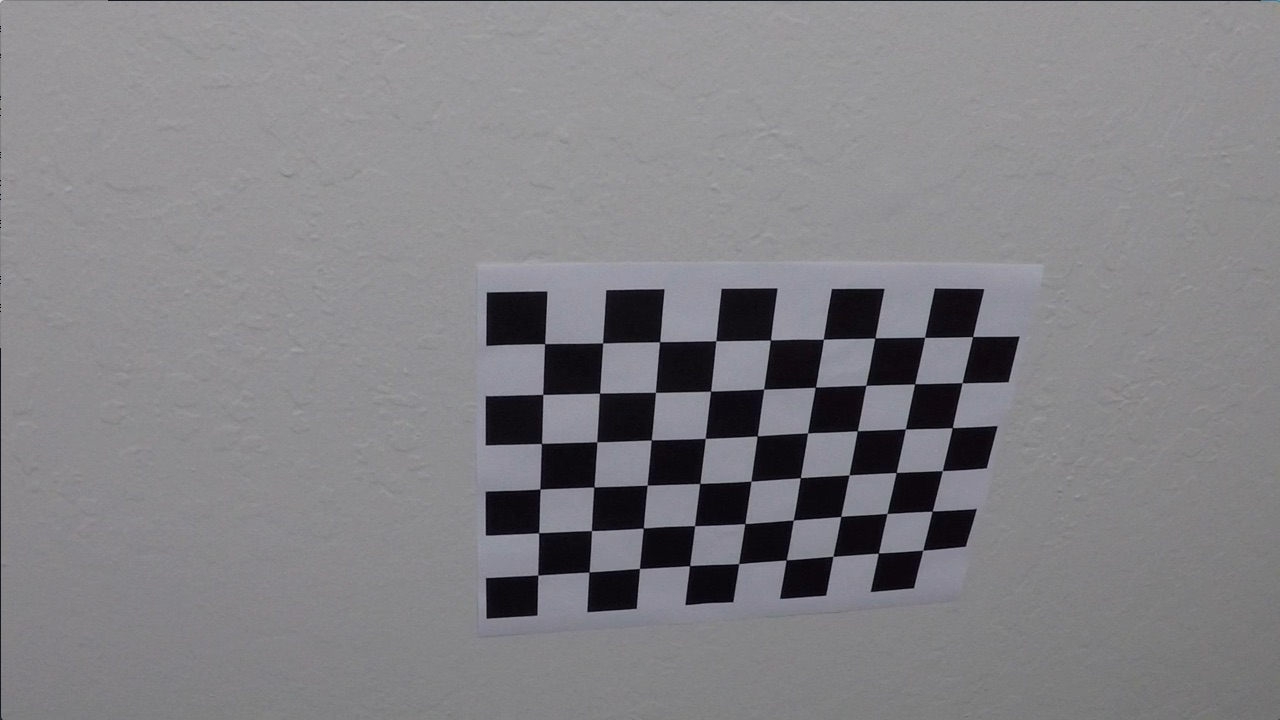
#> input picture Sensor/camera_cal/calibration10.jpg, 1280 x 720 px; its folder holds only this picture in this run
$ jupyter execute --allow-errors p3_avanced_lanes_detector.ipynb   (shell and % lines are left out)   (older library calls are emulated)
#> lines starting #> are read from the running program, lines starting #| are printed output that depends on the picture; after the words box and inside, x2 and y2 are one past the last pixel; in counts of white or black regions, pixels touching at a corner belong together
[cell 1]
import numpy as np
import cv2
import glob
import matplotlib.pyplot as plt
from moviepy.editor import VideoFileClip
from IPython.display import HTML
import matplotlib.pyplot as plt

[cell 2]
def calibrate_camera():
    nx, ny = 9, 6
    objp = np.zeros((nx*ny, 3), np.float32)
    objp[:,:2] = np.mgrid[0:nx, 0:ny].T.reshape(-1,2)
    objpoints = []
    imgpoints = []
    images = glob.glob('camera_cal/calibration*.jpg')

    for idx, fname in enumerate(images):
        img = cv2.imread(fname)
#> img is the input picture: shape (720, 1280, 3); mean B, G, R 133.1, 129.4, 130.2
        gray = cv2.cvtColor(img, cv2.COLOR_BGR2GRAY)
        ret, corners = cv2.findChessboardCorners(gray, (nx,ny), None)
#> ret = True; corners = 54 rows, first 8: [545.3, 343.1], [602.7, 342.8], [660.1, 341.3], [715.8, 340.7], [770.6, 340], [823.5, 339.2], [874.3, 338.5], [925.1, 337.4]
        if ret == True:
            objpoints.append(objp)
            imgpoints.append(corners)
    img_size = (img.shape[1], img.shape[0])
#> img_size = (1280, 720)
    ret, mtx, dist, rvecs, tvecs = cv2.calibrateCamera(objpoints, imgpoints, img_size, None, None)
#> ret = 0.68; mtx = [[1143.7, 0, 681.7], [0, 1109.2, 367.7], [0, 0, 1]]; dist = [[-0.515, 2.99, -0.00876, 0.00937, 1.41]]; rvecs = ([0.451, -0.252, 0.0361],); tvecs = ([-2.31, -0.422, 19.12],)
    return mtx, dist

def undistort(img, mtx, dist):
    img_undistorted = cv2.undistort(img, mtx, dist, None, mtx)
    return img_undistorted

mtx, dist = calibrate_camera()
#> dist = [[-0.515, 2.99, -0.00876, 0.00937, 1.41]]

[cell 3]
def show_two_images(img1, img2, title1, title2):
    cmap = None if len(img1.shape) == 3 else 'gray'
    f, (ax1, ax2) = plt.subplots(1, 2, figsize=(20,10))
    ax1.imshow(img1, cmap=cmap)
    ax1.set_title(title1, fontsize=30)
    ax2.imshow(img2, cmap=cmap)
    ax2.set_title(title2, fontsize=30)

img = cv2.imread('camera_cal/calibration1.jpg')


#> (the rest of this cell did not finish here and is left out)

[cell 4]
img_file = 'test_images/test4.jpg'
test_image = cv2.imread(img_file)
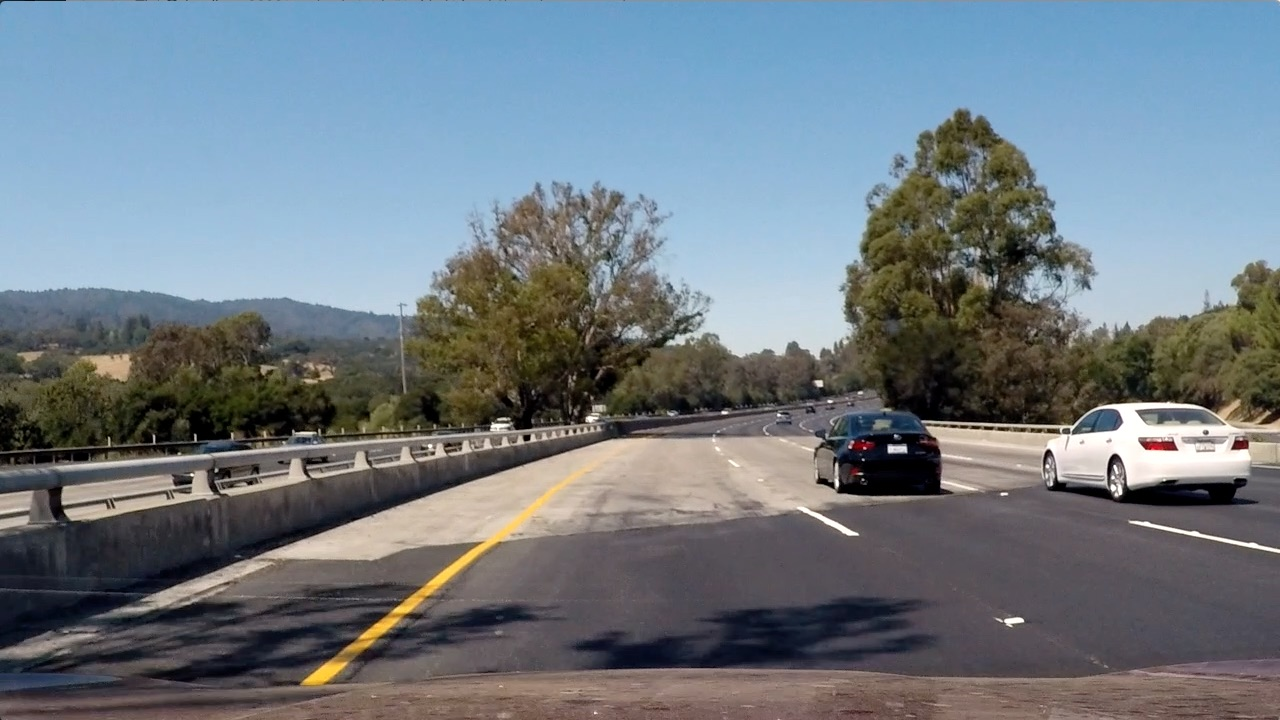
#> input picture Sensor/test_images/test4.jpg, 1280 x 720 px
#> test_image is the input picture: shape (720, 1280, 3); mean B, G, R 130.9, 122.7, 112.2
test_image = cv2.cvtColor(test_image, cv2.COLOR_BGR2RGB)
undist_ti = undistort(test_image, mtx, dist)
show_two_images(test_image, undist_ti, 'Original', 'Undistorted')
#> (the call stopped at in show_two_images, `f, (ax1, ax2) = plt.subplots(1, 2, figsize=(20,10))`: IPython is not available in this run)

[cell 5]
def abs_sobel_thresh(img, orient='x', thresh_min=0, thresh_max=255):
#> called with orient = 'x', thresh_min = 30, thresh_max = 100
    gray = cv2.cvtColor(img, cv2.COLOR_RGB2GRAY)
    if orient == 'x':
        abs_sobel = np.absolute(cv2.Sobel(gray, cv2.CV_64F, 1, 0))
    if orient == 'y':
        abs_sobel = np.absolute(cv2.Sobel(gray, cv2.CV_64F, 0, 1))
    scaled_sobel = np.uint8(255*abs_sobel/np.max(abs_sobel))
    binary_output = np.zeros_like(scaled_sobel)
    binary_output[(scaled_sobel >= thresh_min) & (scaled_sobel <= thresh_max)] = 1
    return binary_output

grad_binary_x_ti = abs_sobel_thresh(undist_ti, orient='x', thresh_min=30, thresh_max=100)
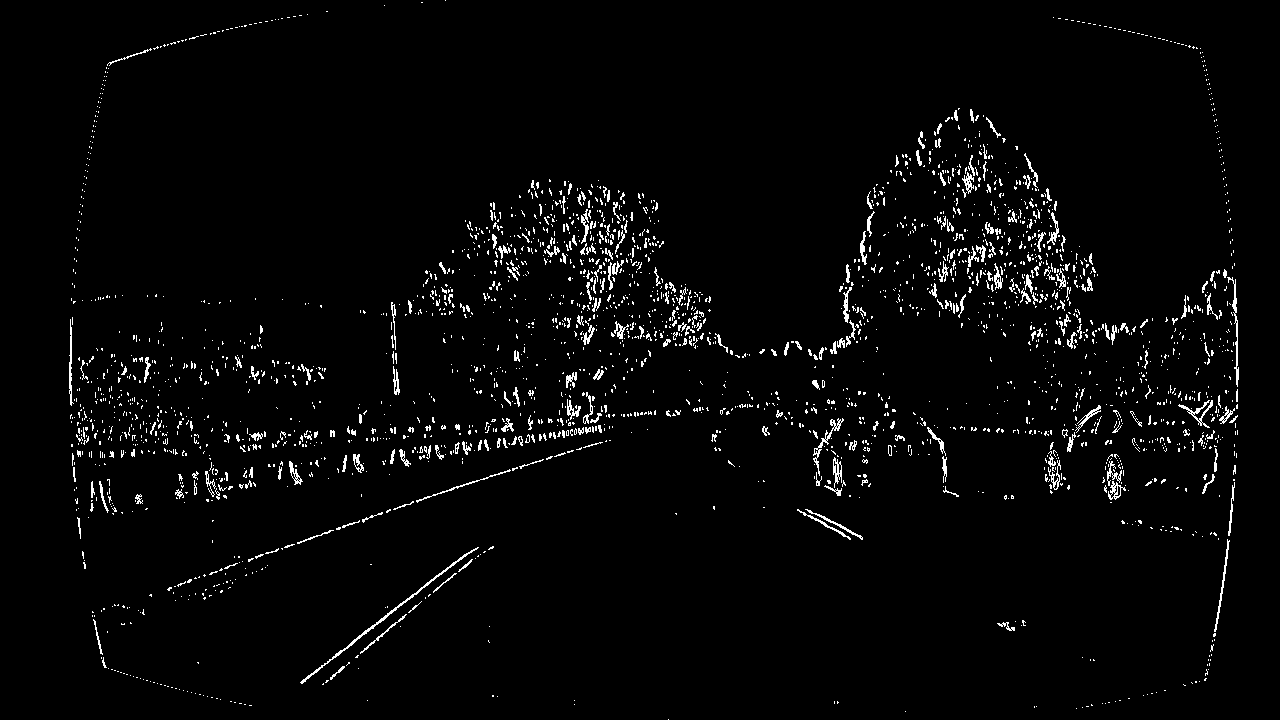
#> grad_binary_x_ti: shape (720, 1280); values 0 (black) and 1 (white), 2.7% white in thin lines or dots
plt.imshow(grad_binary_x_ti, cmap='gray')
#> (this line was passed over: IPython is not available in this run)

[cell 6]
def mag_thresh(img, sobel_kernel=3, mag_thresh=(0, 255)):
#> called with sobel_kernel = 3, mag_thresh = (50, 200)
    gray = cv2.cvtColor(img, cv2.COLOR_RGB2GRAY)
    sobelx = cv2.Sobel(gray, cv2.CV_64F, 1, 0, ksize=sobel_kernel)
    sobely = cv2.Sobel(gray, cv2.CV_64F, 0, 1, ksize=sobel_kernel)
    gradmag = np.sqrt(sobelx**2 + sobely**2)
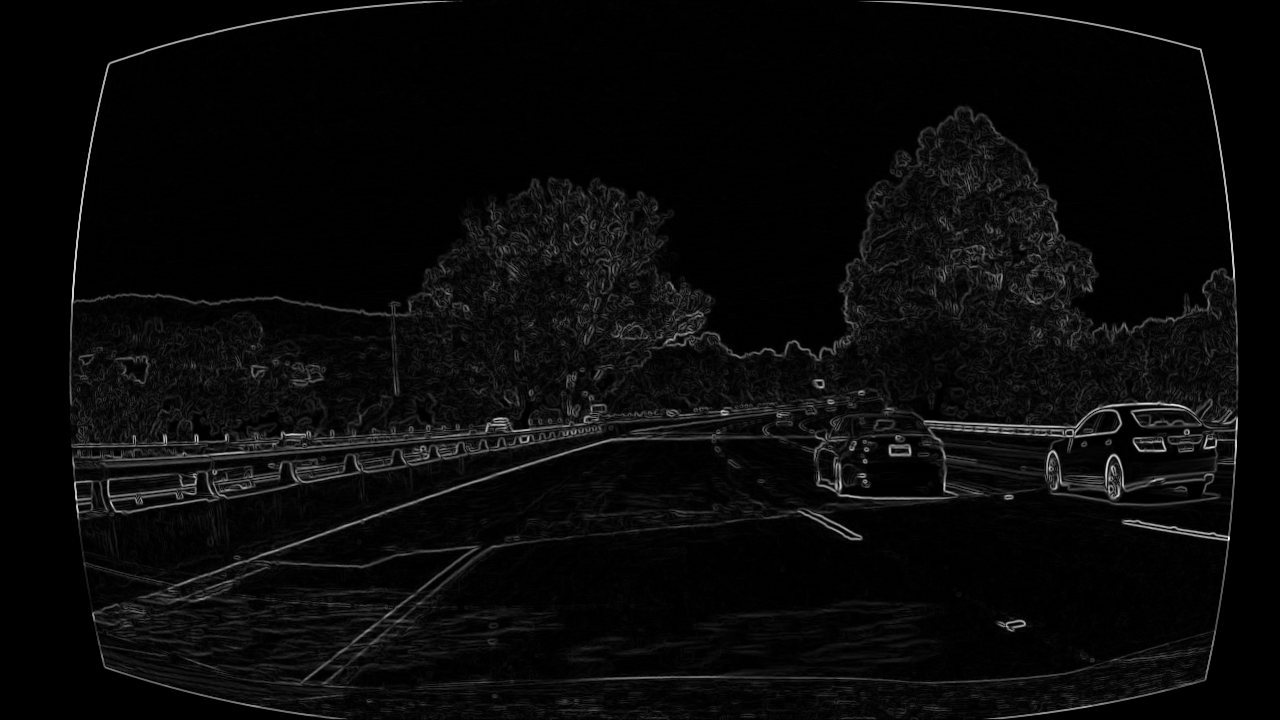
#> gradmag: shape (720, 1280) float64; min 0, max 953.4, mean 35.8; drawn with min black and max white
    scale_factor = np.max(gradmag)/255
#> scale_factor = 3.74
    gradmag = (gradmag/scale_factor).astype(np.uint8)
    binary_output = np.zeros_like(gradmag)
    binary_output[(gradmag >= mag_thresh[0]) & (gradmag <= mag_thresh[1])] = 1
    return binary_output

mag_binary_ti = mag_thresh(undist_ti, sobel_kernel=3, mag_thresh=(50, 200))
#> mag_binary_ti: shape (720, 1280); values 0 (black) and 1 (white), 4% white in thin lines or dots
_, mag_binary_ti = cv2.threshold(mag_binary_ti,0,255,cv2.THRESH_BINARY)
#> mag_binary_ti: shape (720, 1280); 4% white in thin lines or dots
mag_binary_ti = cv2.cvtColor(mag_binary_ti, cv2.COLOR_GRAY2RGB)
#> mag_binary_ti: shape (720, 1280, 3); 4% white in thin lines or dots
plt.imshow(mag_binary_ti, cmap='gray')
#> (this line was passed over: IPython is not available in this run)

[cell 7]
def dir_threshold(img, sobel_kernel=3, thresh=(0, np.pi/2)):
#> called with sobel_kernel = 15, thresh = (0.7, 1.3)
    gray = cv2.cvtColor(img, cv2.COLOR_RGB2GRAY)
    sobelx = cv2.Sobel(gray, cv2.CV_64F, 1, 0, ksize=sobel_kernel)
    sobely = cv2.Sobel(gray, cv2.CV_64F, 0, 1, ksize=sobel_kernel)
    absgraddir = np.arctan2(np.absolute(sobely), np.absolute(sobelx))
    binary_output =  np.zeros_like(absgraddir)
    binary_output[(absgraddir >= thresh[0]) & (absgraddir <= thresh[1])] = 1
    return binary_output.astype('uint8')

dir_binary_ti = dir_threshold(undist_ti, sobel_kernel=15, thresh=(0.7, 1.3))
#> dir_binary_ti: shape (720, 1280); values 0 (black) and 1 (white), 34.1% white; 5600 white regions (4370 under 20 px), largest, box (x1, y1, x2, y2) and area: (913, 3, 1231, 356) 24000, (81, 1, 350, 363) 14977, (290, 408, 756, 586) 14707
plt.imshow(dir_binary_ti, cmap='gray')
#> (this line was passed over: IPython is not available in this run)

[cell 8]
def combine_sobel(image):
    gradx = abs_sobel_thresh(image, orient='x', thresh_min=30, thresh_max=100)
    grady = abs_sobel_thresh(image, orient='y', thresh_min=30, thresh_max=100)
#> grady: shape (720, 1280); values 0 (black) and 1 (white), 5.4% white in thin lines or dots
    mag_binary = mag_thresh(image, sobel_kernel=3, mag_thresh=(50, 200))
    dir_binary = dir_threshold(image, sobel_kernel=15, thresh=(0.7, 1.2))
#> dir_binary: shape (720, 1280); values 0 (black) and 1 (white), 25.9% white in thin lines or dots
    combined = np.zeros_like(dir_binary)
    combined[((gradx == 1) & (grady == 1)) | ((mag_binary == 1) & (dir_binary == 1))] = 1
    return combined
combined_sobel = combine_sobel(undist_ti)
#> combined_sobel: shape (720, 1280); values 0 (black) and 1 (white), 1.2% white in thin lines or dots
plt.imshow(combined_sobel, cmap='gray')
#> (this line was passed over: IPython is not available in this run)

[cell 9]
undist_hls = cv2.cvtColor(undist_ti, cv2.COLOR_RGB2HLS)
#> undist_hls: shape (720, 1280, 3); mean of channels 0, 1, 2 68.5, 104.5, 60.7
l_channel = undist_hls[:,:,1]
s_channel = undist_hls[:,:,2]
show_two_images(l_channel, s_channel, 'L channel', 'S channel')
#> (the call stopped at in show_two_images, `f, (ax1, ax2) = plt.subplots(1, 2, figsize=(20,10))`: IPython is not available in this run)

[cell 10]
def combine_ls(image):
    image = cv2.cvtColor(image, cv2.COLOR_RGB2HLS)
    l_channel = image[:,:,1]
    s_channel = image[:,:,2]
    combined = np.zeros_like(s_channel)
    combined[(s_channel > 150) & (s_channel <= 255) & (l_channel > 100) & (l_channel <= 255)] = 1
    return combined
combined_ls = combine_ls(undist_ti)
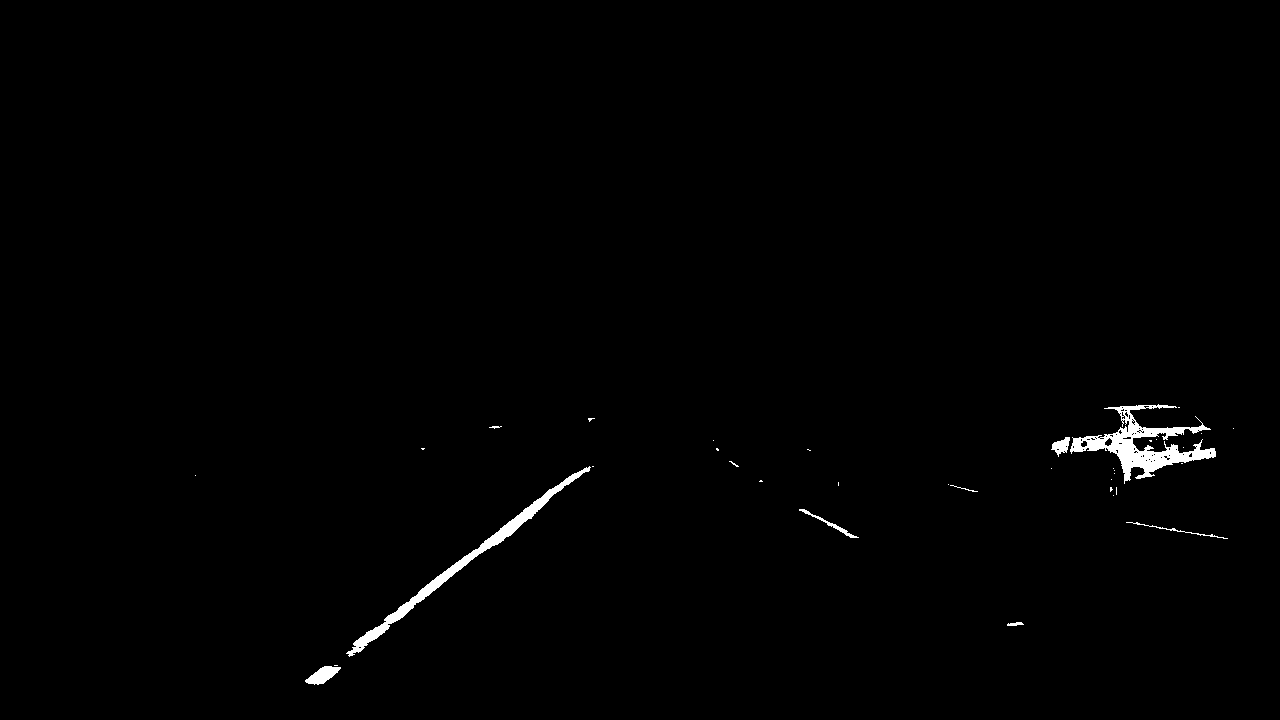
#> combined_ls: shape (720, 1280); values 0 (black) and 1 (white), 0.78% white; 36 white regions (27 under 20 px), largest, box (x1, y1, x2, y2) and area: (1070, 404, 1216, 484) 3488, (346, 466, 591, 657) 2555, (305, 666, 341, 685) 373
plt.imshow(combined_ls, cmap='gray')
#> (this line was passed over: IPython is not available in this run)
